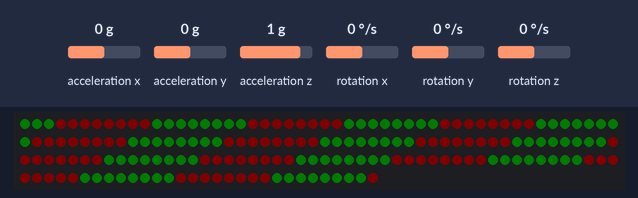
Bench run of a sketch on a simulated Arduino Uno, built with avr-gcc and run on an emulated ATmega328P. Parts: 180 RGB LEDs in strip order, left to right, continuing on the next row. The test bench sets the inputs (shaded band); at power-on: rotation y 0 °/s, acceleration x 0 g, acceleration y 0 g, acceleration z 1 g, rotation x 0 °/s, rotation z 0 °/s. Dim RGB values are drawn brighter than linear; random numbers use the default seed unless the sketch sets one; what the sketch prints to the serial monitor is not drawn.

Above: at 1.27 s.
1.3 s: rotation y set to -192 °/s
At 1.39 s:
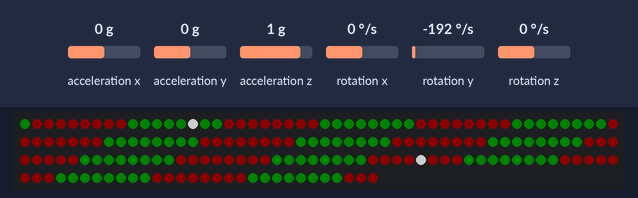
2.9 s: rotation y set to -100 °/s
At 3.04 s:
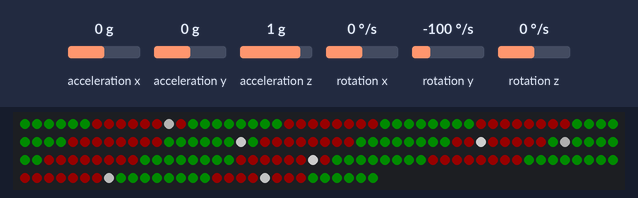
4.5 s: rotation y set to 0 °/s
At 4.55 s:
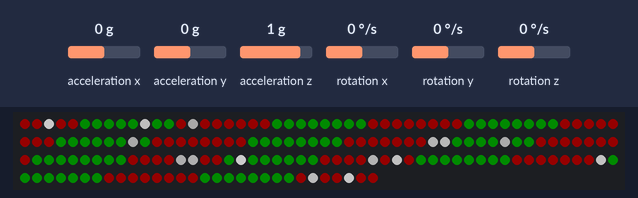

The sketch:

lights.ino
```cpp
#include <FastLED.h>
#include <L3G.h>
#include <Wire.h>

#define LED_PIN 6
#define NUM_LEDS 180
#define BRIGHTNESS 120
#define BRIGHTNESS_MIN 10
#define LED_TYPE WS2812B
#define COLOR_ORDER GRB
#define SHOULD_TWINKLE true
#define TWINKLE_SCALE 1
#define FADE_STEPS 10
#define FADE_SCALE 12
#define FADE_DELAY_MS 20
#define IDLE_THRESHOLD 1000
#define IDLE_DELAY_MS 40000
#define BLOCK_SIZE 8
#define FRAME_MS 60
#define BREATH_SPEED 0.25
#define NUM_COLORS 2
#define TWINKLE_DURATION 20

int8_t twinkleTimer[NUM_LEDS];

CRGB colors[NUM_COLORS] = {
    CRGB::Green,
    CRGB::Red,
};

CRGB leds[NUM_LEDS];
CRGB lastPattern[NUM_LEDS];
uint16_t offset = 0;

L3G gyro;

unsigned long lastMovementTime = 0;
unsigned long lastUpdate = 0;
bool isIdle = false;

float breathPhase = 0.0;

void setup() {
  Serial.begin(115200);

  FastLED.addLeds<LED_TYPE, LED_PIN, COLOR_ORDER>(leds, NUM_LEDS);
  FastLED.setBrightness(BRIGHTNESS);
  FastLED.clear();
  FastLED.show();

  Wire.setWireTimeout(2500 /* µs */, true /* reset on timeout */);
  Wire.begin();

  if (!gyro.init()) {
    Serial.println("Failed to autodetect gyro!");
    while (1) {
      delay(10);
    }
  }
  gyro.enableDefault();
  Serial.println("L3G gyro initialized!");

  lastMovementTime = millis();
}

void loop() {
  unsigned long now = millis();
  gyro.read();
  int16_t gx = gyro.g.x;
  int16_t gy = gyro.g.y;
  int16_t gz = gyro.g.z;

  bool movementDetected =
      (abs(gx) >= IDLE_THRESHOLD || abs(gy) >= IDLE_THRESHOLD ||
       abs(gz) >= IDLE_THRESHOLD);

  if (movementDetected) {
    lastMovementTime = now;

    if (isIdle) {
      memcpy(leds, lastPattern, sizeof(leds));
      isIdle = false;
    }
  }

  if (!isIdle && now - lastMovementTime >= IDLE_DELAY_MS) {
    lastUpdate = now;

    memcpy(lastPattern, leds, sizeof(leds));
    for (int fadeStep = 0; fadeStep < FADE_STEPS; fadeStep++) {
      fadeToBlackBy(leds, NUM_LEDS, FADE_SCALE);
      FastLED.show();
      delay(FADE_DELAY_MS);
    }

    fill_solid(leds, NUM_LEDS, CRGB::Black);
    FastLED.show();
    isIdle = true;
  }

  if (!isIdle && now - lastUpdate >= FRAME_MS) {
    lastUpdate = now;
    offset += 1;

    if (SHOULD_TWINKLE) {
      uint8_t twinkleChance = map(abs(gy), 0, 150, 10, 400);
      if (random8() < twinkleChance * TWINKLE_SCALE) {
        int idx = random16(NUM_LEDS);
        leds[idx] = CRGB::White;
        twinkleTimer[idx] = TWINKLE_DURATION;
      }
    }

    uint8_t breathFactor8 =
        map(sin(breathPhase) * 127 + 128, 0, 255, BRIGHTNESS_MIN, BRIGHTNESS);

    for (int i = 0; i < NUM_LEDS; i++) {
      int blockIndex = (i + offset) / BLOCK_SIZE;
      CRGB baseColor = colors[blockIndex % NUM_COLORS];

      if (twinkleTimer[i] > 0) {
        leds[i].fadeToBlackBy(256 / TWINKLE_DURATION);
        twinkleTimer[i]--;
      } else {
        leds[i] = baseColor;
        leds[i].nscale8_video(breathFactor8);
      }
    }

    breathPhase += BREATH_SPEED;
    if (breathPhase > 2 * PI)
      breathPhase -= 2 * PI;

    FastLED.show();
  }
}
```
